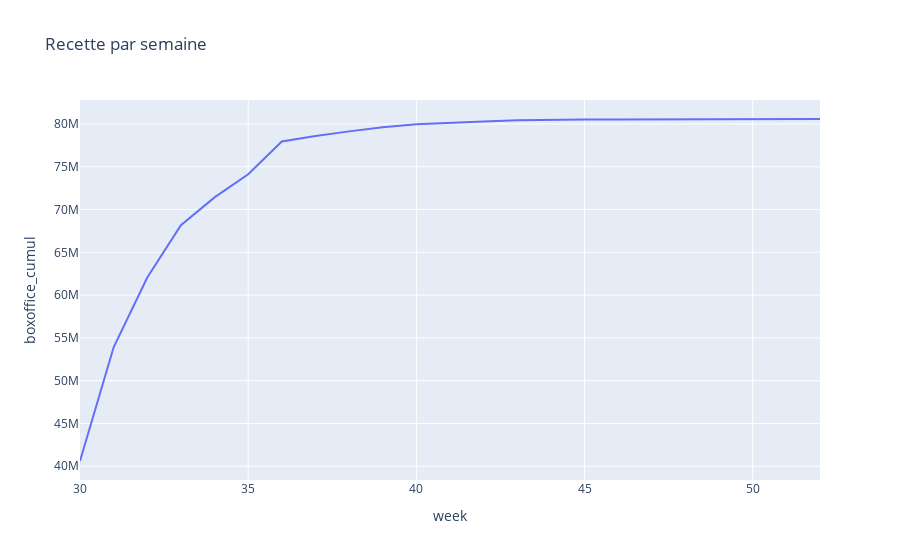

Notebook source saved alongside this figure:
### Code cell
import plotly.express as px

fig = px.line(df, x="week", y="boxoffice_cumul", title='Recette par semaine')
fig.show()

### Figure 1 — Plotly figure (JSON) as saved in the notebook; plotly's stock layout.template omitted (floating-point values rounded to 4 significant figures)
{"data": [{"hovertemplate": "week=%{x}<br>boxoffice_cumul=%{y}<extra></extra>", "legendgroup": "", "line": {"color": "#636efa", "dash": "solid"}, "marker": {"symbol": "circle"}, "mode": "lines", "name": "", "orientation": "v", "showlegend": false, "type": "scatter", "x": [30, 31, 32, 33, 34, 35, 36, 37, 38, 39, 40, 41, 42, 43, 44, 45, 46, 47, 48, 49, 50, 51, 52], "xaxis": "x", "y": [40612357, 53906199, 62051173, 68170796, 71422654, 74129812, 77950968, 78595371, 79137872, 79617384, 79964563, 80155370, 80284148, 80436048, 80523881, 80531361, 80538779, 80540837, 80543177, 80547756, 80564211, 80582086, 80583013], "yaxis": "y"}], "layout": {"legend": {"tracegroupgap": 0}, "title": {"text": "Recette par semaine"}, "xaxis": {"anchor": "y", "domain": [0, 1], "title": {"text": "week"}}, "yaxis": {"anchor": "x", "domain": [0, 1], "title": {"text": "boxoffice_cumul"}}}}
